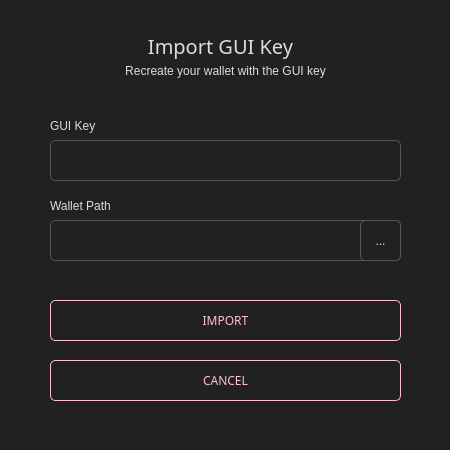
<?xml version="1.0" encoding="UTF-8"?>
<ui version="4.0">
 <class>ImportGUIKeyDialog</class>
 <widget class="QDialog" name="ImportGUIKeyDialog">
  <property name="geometry">
   <rect>
    <x>0</x>
    <y>0</y>
    <width>450</width>
    <height>450</height>
   </rect>
  </property>
  <property name="windowTitle">
   <string>Import GUI key</string>
  </property>
  <property name="styleSheet">
   <string notr="true">border: 0px;
background-color: #212121;</string>
  </property>
  <layout class="QVBoxLayout" name="verticalLayout">
   <property name="leftMargin">
    <number>0</number>
   </property>
   <property name="topMargin">
    <number>0</number>
   </property>
   <property name="rightMargin">
    <number>0</number>
   </property>
   <property name="bottomMargin">
    <number>0</number>
   </property>
   <item>
    <widget class="QGroupBox" name="groupBox">
     <property name="maximumSize">
      <size>
       <width>450</width>
       <height>450</height>
      </size>
     </property>
     <property name="styleSheet">
      <string notr="true"/>
     </property>
     <property name="title">
      <string/>
     </property>
     <widget class="QLabel" name="label_3">
      <property name="geometry">
       <rect>
        <x>60</x>
        <y>30</y>
        <width>321</width>
        <height>31</height>
       </rect>
      </property>
      <property name="font">
       <font>
        <family>Poppins</family>
        <pointsize>15</pointsize>
       </font>
      </property>
      <property name="styleSheet">
       <string notr="true">color: #ddd; border-right: 0px;</string>
      </property>
      <property name="text">
       <string>Import GUI Key</string>
      </property>
      <property name="alignment">
       <set>Qt::AlignCenter</set>
      </property>
     </widget>
     <widget class="QLabel" name="label">
      <property name="geometry">
       <rect>
        <x>50</x>
        <y>110</y>
        <width>351</width>
        <height>31</height>
       </rect>
      </property>
      <property name="font">
       <font/>
      </property>
      <property name="styleSheet">
       <string notr="true">color: #ddd;border-right: 0px;</string>
      </property>
      <property name="text">
       <string>GUI Key</string>
      </property>
     </widget>
     <widget class="QLineEdit" name="m_keyEdit">
      <property name="geometry">
       <rect>
        <x>50</x>
        <y>140</y>
        <width>351</width>
        <height>41</height>
       </rect>
      </property>
      <property name="minimumSize">
       <size>
        <width>0</width>
        <height>31</height>
       </size>
      </property>
      <property name="font">
       <font>
        <family>Poppins</family>
       </font>
      </property>
      <property name="styleSheet">
       <string notr="true">padding: 3px; border: 1px solid #555; border-radius: 5px;   color: #aaa;</string>
      </property>
     </widget>
     <widget class="QLabel" name="label_2">
      <property name="geometry">
       <rect>
        <x>50</x>
        <y>190</y>
        <width>341</width>
        <height>31</height>
       </rect>
      </property>
      <property name="font">
       <font/>
      </property>
      <property name="styleSheet">
       <string notr="true">color: #ddd;border-right: 0px;</string>
      </property>
      <property name="text">
       <string>Wallet Path</string>
      </property>
     </widget>
     <widget class="QLineEdit" name="m_pathEdit">
      <property name="geometry">
       <rect>
        <x>50</x>
        <y>220</y>
        <width>351</width>
        <height>41</height>
       </rect>
      </property>
      <property name="minimumSize">
       <size>
        <width>0</width>
        <height>31</height>
       </size>
      </property>
      <property name="font">
       <font>
        <family>Poppins</family>
       </font>
      </property>
      <property name="styleSheet">
       <string notr="true">padding: 3px; border: 1px solid #555; border-radius: 5px;   color: #aaa;</string>
      </property>
     </widget>
     <widget class="QToolButton" name="m_selectPathButton">
      <property name="geometry">
       <rect>
        <x>360</x>
        <y>220</y>
        <width>41</width>
        <height>41</height>
       </rect>
      </property>
      <property name="styleSheet">
       <string notr="true">border: 1px solid #555;
border-radius: 5px;
color: #ddd;
padding: 3px;   </string>
      </property>
      <property name="text">
       <string>...</string>
      </property>
     </widget>
     <widget class="QPushButton" name="m_okButton">
      <property name="geometry">
       <rect>
        <x>50</x>
        <y>300</y>
        <width>351</width>
        <height>41</height>
       </rect>
      </property>
      <property name="minimumSize">
       <size>
        <width>131</width>
        <height>31</height>
       </size>
      </property>
      <property name="font">
       <font>
        <family>Poppins</family>
       </font>
      </property>
      <property name="styleSheet">
       <string notr="true">QPushButton#m_okButton
{
    color: pink; ;
    border: 1px solid pink;
    
    border-radius: 5px; 
}

QPushButton#m_okButton:hover
{
    color:#FFD700; ;
    border: 1px solid pink;
    
    border-radius: 5px;
    
}</string>
      </property>
      <property name="text">
       <string>IMPORT</string>
      </property>
     </widget>
     <widget class="QPushButton" name="m_cancelButton">
      <property name="geometry">
       <rect>
        <x>50</x>
        <y>360</y>
        <width>351</width>
        <height>41</height>
       </rect>
      </property>
      <property name="minimumSize">
       <size>
        <width>131</width>
        <height>31</height>
       </size>
      </property>
      <property name="font">
       <font>
        <family>Poppins</family>
       </font>
      </property>
      <property name="styleSheet">
       <string notr="true">QPushButton#m_cancelButton
{
    color: pink; ;
    border: 1px solid pink;
    
    border-radius: 5px; 
}

QPushButton#m_cancelButton:hover
{
    color:#FFD700; ;
    border: 1px solid pink;
    
    border-radius: 5px;
    
}</string>
      </property>
      <property name="text">
       <string>CANCEL</string>
      </property>
     </widget>
     <widget class="QLabel" name="label_4">
      <property name="geometry">
       <rect>
        <x>50</x>
        <y>60</y>
        <width>351</width>
        <height>21</height>
       </rect>
      </property>
      <property name="font">
       <font/>
      </property>
      <property name="styleSheet">
       <string notr="true">color: #ddd;border-right: 0px;</string>
      </property>
      <property name="text">
       <string>Recreate your wallet with the GUI key</string>
      </property>
      <property name="alignment">
       <set>Qt::AlignCenter</set>
      </property>
     </widget>
    </widget>
   </item>
  </layout>
 </widget>
 <resources/>
 <connections>
  <connection>
   <sender>m_okButton</sender>
   <signal>clicked()</signal>
   <receiver>ImportGUIKeyDialog</receiver>
   <slot>accept()</slot>
   <hints>
    <hint type="sourcelabel">
     <x>594</x>
     <y>102</y>
    </hint>
    <hint type="destinationlabel">
     <x>323</x>
     <y>65</y>
    </hint>
   </hints>
  </connection>
  <connection>
   <sender>m_cancelButton</sender>
   <signal>clicked()</signal>
   <receiver>ImportGUIKeyDialog</receiver>
   <slot>reject()</slot>
   <hints>
    <hint type="sourcelabel">
     <x>511</x>
     <y>102</y>
    </hint>
    <hint type="destinationlabel">
     <x>323</x>
     <y>65</y>
    </hint>
   </hints>
  </connection>
  <connection>
   <sender>m_selectPathButton</sender>
   <signal>clicked()</signal>
   <receiver>ImportGUIKeyDialog</receiver>
   <slot>selectPathClicked()</slot>
   <hints>
    <hint type="sourcelabel">
     <x>620</x>
     <y>54</y>
    </hint>
    <hint type="destinationlabel">
     <x>323</x>
     <y>65</y>
    </hint>
   </hints>
  </connection>
 </connections>
 <slots>
  <slot>selectPathClicked()</slot>
 </slots>
</ui>
